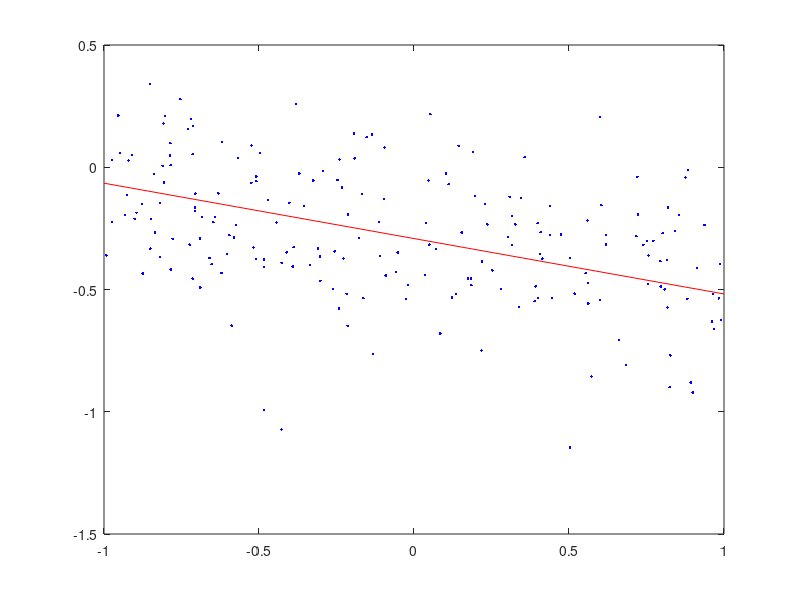

The MATLAB script that drew this image: (Note: this script raises an error after producing the figure.)
%no. points
n = 200;
% standard deviation
st = .25;

% generate random line parameters
lp = randn(1);
lq = randn(1);

% generate the line points (the graund truth)
x = rand(n,1) * 2 - 1; % random, in range [-1, 1]
y = lp + x * lq;

% add some noise to the line points
y = y + randn(n,1) * st;


%% PLOT
hold off; 
plot([-1, 1], [lp - lq, lp + lq], '-r'); % plot the ground truth line in red
hold on; % on the same plot
plot(x, y, '.b');  % plot noisy points in blue


%% LINE FITTING
syms J e px py p q real

% write squared error in terms of input parameters
e = (py - (p + q * px))^2;

% calculate jacobian of error with respect to parameters
J = jacobian(e, [p q]);

% calculate sum of jacobians for each point
numJ = zeros(size(J));
for i=1:n
    numJ = numJ + subs(J, {px, py}, {x(i), y(i)});
end

% sum of all jacobians must equal zero. the solution is where the second
% derivative cancels
solution = solve(numJ == [0 0]);

est_p = eval(solution.p);
est_q = eval(solution.q);

%% PLOT the solution
plot([-1, 1], [est_p - est_q, est_p + est_q], '-g');


